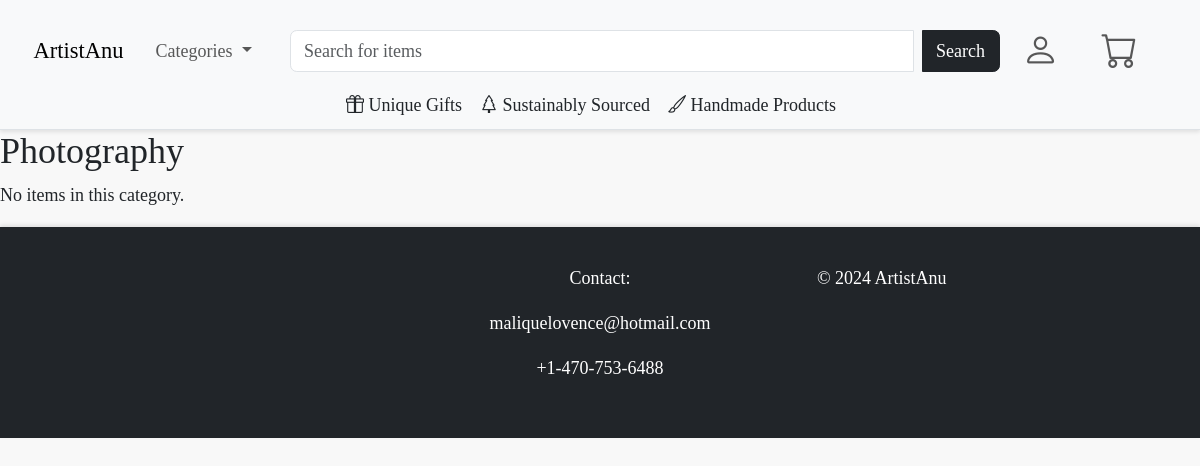
The app's page /category/Photography/, older data.
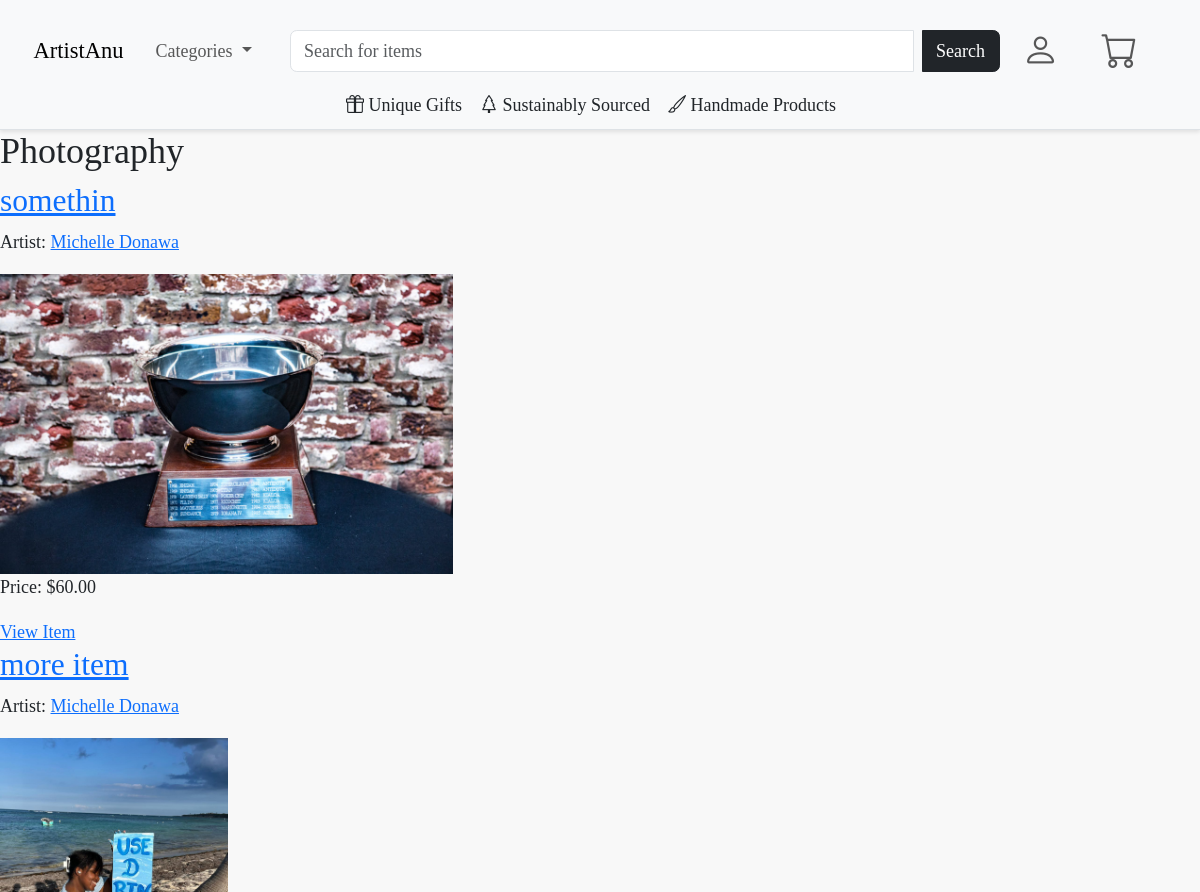
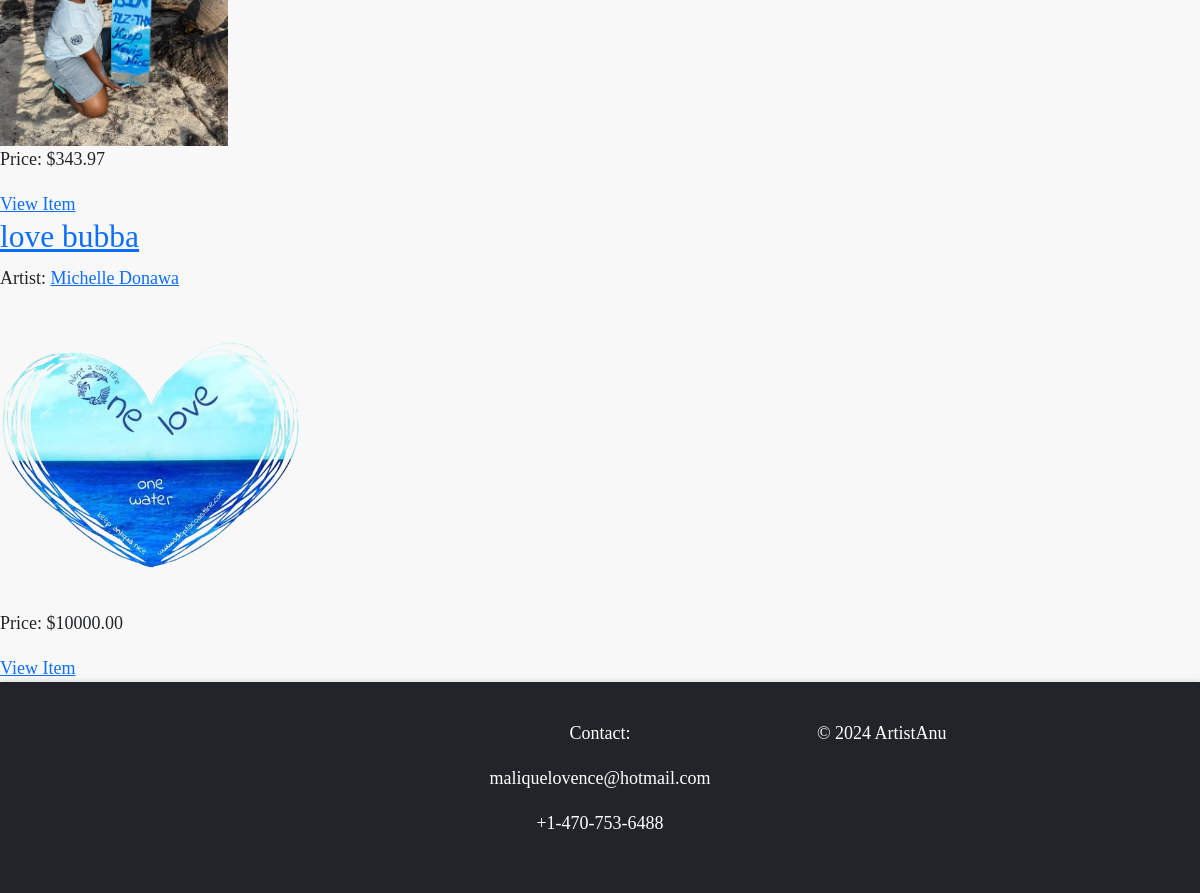
The same page, newer data (2 pictures, top to bottom).
### catalogue/models.py (models this page shows, shortened)
class Category(models.Model):
    name = models.CharField(max_length=100, unique=True)

class CraftItem(models.Model):
    name = models.CharField(max_length=255)
    description = models.TextField(blank=True)
    artist = models.ForeignKey('Artist', on_delete=models.CASCADE)
    categories = models.ManyToManyField(Category, related_name="items")
    price = models.DecimalField(max_digits=10, decimal_places=2)
    date_created = models.DateTimeField(auto_now_add=True)
    available = models.BooleanField(default=True)
    dimensions = models.CharField(max_length=255, blank=True)
    featured = models.BooleanField(default=False)
    is_unique = models.BooleanField(default=False)
    quantity = models.PositiveIntegerField(default=1)
    is_sustainable = models.BooleanField(default=False)
    is_handmade = models.BooleanField(default=False)

class Artist(models.Model):
    name = models.CharField(max_length=255)
    user = models.OneToOneField(CustomUser, on_delete=models.CASCADE, related_name='artist_profile', null=True, blank=True)
    bio = models.TextField(blank=True)
    profile_picture = models.ImageField(upload_to='artists/', blank=True, null=True)
    email = models.EmailField(unique=True)
    phone_number = models.CharField(max_length=15, blank=True)
    website = models.URLField(blank=True, null=True)
    social_media_links = models.JSONField(blank=True, null=True)
    location = models.CharField(max_length=255, blank=True)
    date_joined = models.DateTimeField(auto_now_add=True)

class CraftItemImage(models.Model):
    craft_item = models.ForeignKey(CraftItem, on_delete=models.CASCADE, related_name='images')
    image = models.ImageField(upload_to='craft_items/')

### catalogue/views.py (the view)
# urls.py: path('category/<str:category_name>/', views.category_items, name='category_items'),
def category_items(request, category_name):
    category = get_object_or_404(Category, name=category_name)  # Get the category by name
    items = CraftItem.objects.filter(categories=category)
    return render(request, 'catalogue/category_items.html', {'category': category, 'items': items})

### catalogue/context_processors.py (called while the page is built)
def categories_processor(request):
    return {'categories': Category.objects.all()}

### catalogue/templates/catalogue/category_items.html
{% extends "base.html" %}
{% block content %}
  <h2>{{ category.name }}</h2>
  <div class="items">
    {% for item in items %}
      <div class="item-card">
        <a href="{% url 'item_detail' item.name %}"> <h3>{{ item.name }}</h3></a>
        <p><strong>Artist:</strong> <a href="{% url 'artist_detail' item.artist.name %}">{{ item.artist.name }}</a></p>
        <a href="{% url 'item_detail' item.name %}">
          {% with item.images.first as first_image %}
              {% if first_image %}
                  <img src="{{ first_image.image.url }}" class="category-item-image" alt="{{ item.name }}" >
              {% else %}
                  <img src="/static/default-image.jpg" class="category-item-image" alt="No image available" >
              {% endif %}
          {% endwith %}
      </a>
        <p>Price: ${{ item.price }}</p>
        <a href="{% url 'item_detail' item.name %}">View Item</a>
      </div>
    {% empty %}
      <p>No items in this category.</p>
    {% endfor %}
  </div>
{% endblock %}

### catalogue/templates/base.html (shortened to what this page needs)
<!DOCTYPE html>
<html>
  <head>
    <link rel="stylesheet" href="https://cdn.jsdelivr.net/npm/bootstrap@5.3.0/dist/css/bootstrap.min.css">
    {% load static %}
    <link rel="stylesheet" href="{% static 'css/styles.css' %}">
    <link rel="stylesheet" href="https://cdn.jsdelivr.net/npm/bootstrap-icons@1.10.5/font/bootstrap-icons.css">
  </head>
  <body>
    <nav class="navbar navbar-expand-lg navbar-light bg-light d-none d-lg-block border-bottom">
      <div class="container-fluid d-flex flex-column">
        <div class="d-flex w-100 align-items-center">
          <div class="d-flex align-items-center">
            <a class="navbar-brand me-3" href="/">ArtistAnu</a>
            <ul class="navbar-nav me-auto mb-2 mb-lg-0">
              <li class="nav-item dropdown">
                <a class="nav-link dropdown-toggle" href="#" id="categoryDropdown" role="button" data-bs-toggle="dropdown" aria-expanded="false">
                  Categories
                </a>
              </li>
            </ul>
          </div>
          <form method="GET" action="{% url 'dashboard' %}" class="d-flex flex-grow-1 mx-2" style="max-width: 100%; position: relative;">
            <div class="input-group">
              <input type="text" name="search" class="form-control me-2" placeholder="Search for items" value="{{ search_query }}">
              <button type="submit" class="btn btn-dark">Search</button>
            </div>
          </form>
          <div class="d-flex ms-auto">
            <ul class="navbar-nav mb-2 mb-lg-0">
              {% if user.is_authenticated %}
                <li class="nav-item"><a class="nav-link" href="{% url 'logout' %}">Logout</a></li>
              {% else %}
                <li class="nav-item"><a class="nav-link" href="{% url 'login' %}">  <i class="bi bi-person fs-2"></i></a></li>
              {% endif %}
              <li class="nav-item">
                <a class="nav-link" href="{% url 'cart_detail' %}">
                    <i class="bi bi-cart fs-2"></i>
                </a>
              </li>
            </ul>
          </div>
        </div>
        <div class="d-flex justify-content-center w-100">
          <a href="/dashboard/?is_unique=1" class="text-decoration-none text-dark  me-3"><i class="bi bi-gift"></i> Unique Gifts </a>
          <a href="/dashboard/?is_sustainable=1" class="text-decoration-none text-dark me-3"><i class="bi bi-tree"></i> Sustainably Sourced  </a>
          <a href="/dashboard/?is_handmade=1" class="text-decoration-none text-dark  me-3"><i class="bi bi-brush"></i> Handmade Products </a>
        </div>
      </div>
    </nav>
    <div class="container-fluid p-0">
      {% block content %}{% endblock %}
    </div>
    <footer class="bg-dark text-white py-3">
      <div class="container">
        <div class="row d-flex justify-content-between text-center text-md-start">
          <div class="col-md-2"></div>
          <div class="col-md-2 text-center">
          </div>
          <div class="col-md-4 text-center">
            <p>Contact:</p>
            <p><a class="nav-link text-white" href="mailto:maliquelovence@hotmail.com">maliquelovence@hotmail.com</a></p>
            <p><a class="nav-link text-white" href="tel:+14707536488">+1-470-753-6488</a></p>
          </div>
          <div class="col-md-2 text-center">
            <p>&copy; 2024 ArtistAnu</p>
          </div>
          <div class="col-md-2"></div>
        </div>
      </div>
    </footer>
  </body>
</html>

### static/css/styles.css (style rules this page uses)
html, body { height: 100%; margin: 0; padding: 0; display: flex; flex-direction: column; font-family: 'Poppins', serif; font-weight: 300; font-size: large; background-color: #F8F8F8; }
h1, h2, h3, h4, h5, h6 { font-family: 'Playfair Display', serif; }
.navbar-brand, .nav-link { font-family: 'Playfair Display', serif; }
.btn { font-family: 'Playfair Display', serif; }
.container { flex: 1; padding: 20px; }
.navbar { display: flex; justify-content: space-between; align-items: center; padding: 10px 20px; background-color: #ffffff; box-shadow: 0 2px 4px rgba(0, 0, 0, 0.1); }
.navbar-nav { display: flex; align-items: center; width: 100%; }
.nav-item { margin-right: 15px; }
.navbar-nav li:last-child { margin-left: auto; }
ul { list-style-type: none; padding: 0; }
li { padding: 5px; display: flex; justify-content: space-between; align-items: center; }
li:last-child { border-bottom: none; }
button { background-color: #28a745; color: white; border: none; padding: 10px 20px; border-radius: 5px; cursor: pointer; font-size: 16px; }
footer { background-color: #ffffff; text-align: center; padding: 15px; box-shadow: 0 -2px 4px rgba(0, 0, 0, 0.1); }
footer p { white-space: nowrap; }
footer a.nav-link { display: inline; margin: 0; padding: 0; }
.category-item-image { max-width: 100%; height: auto; max-height: 300px; }

### catalogue/templates/base.html (style rules this page uses)
.navbar { position: relative; z-index: 1001; }

Row changes from the older to the newer data that the page shows:
added CraftItem: name "somethin", artist.name "Michelle Donawa", images.first.image (picture), price "60.00"
added CraftItem: name "more item", artist.name "Michelle Donawa", images.first.image (picture), price "343.97"
added CraftItem: name "love bubba", artist.name "Michelle Donawa", images.first.image (picture), price "10000.00"
Text that changed along with them:
text no longer shown: "No items in this category."
